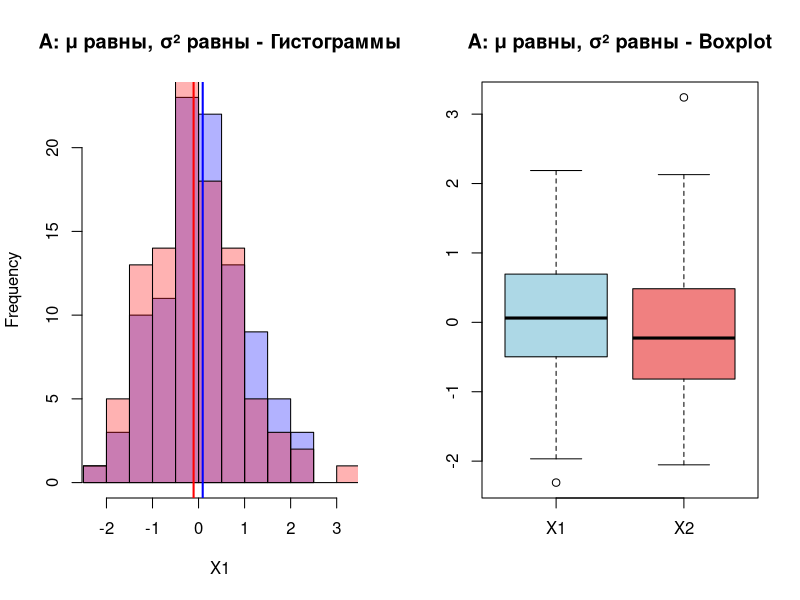
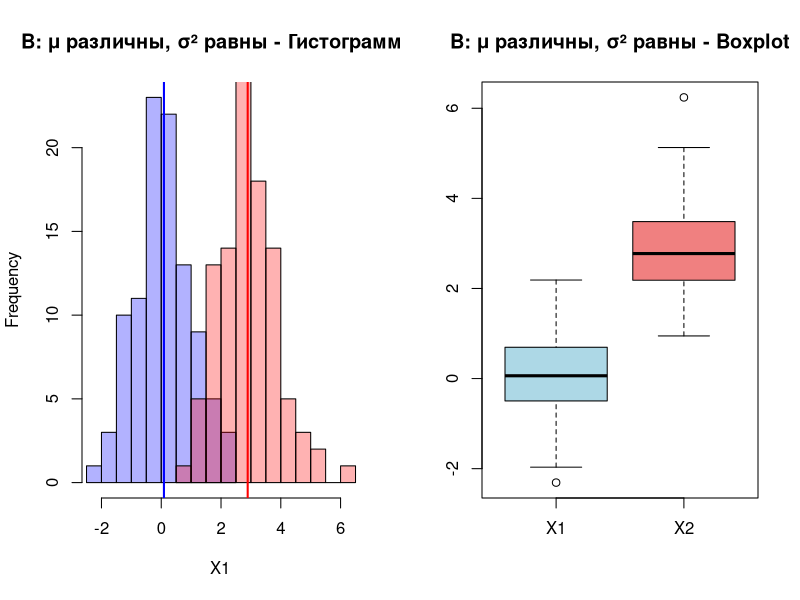
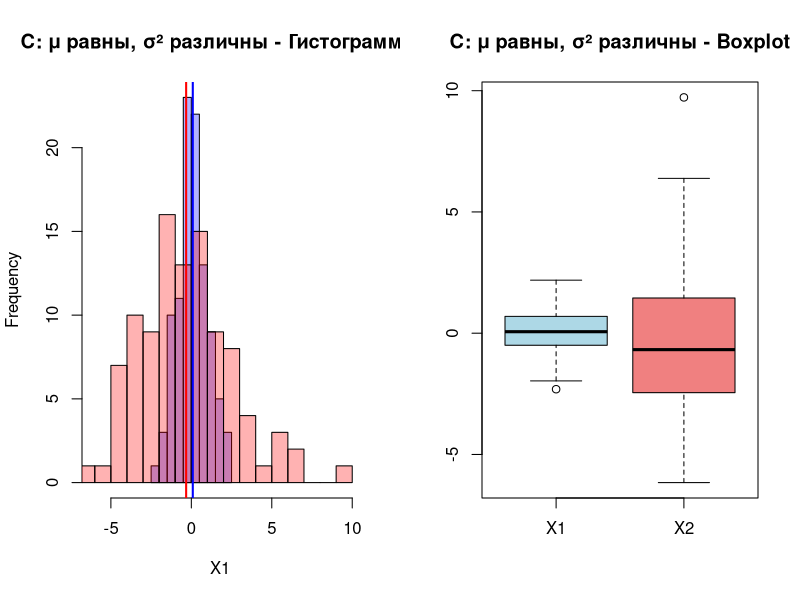
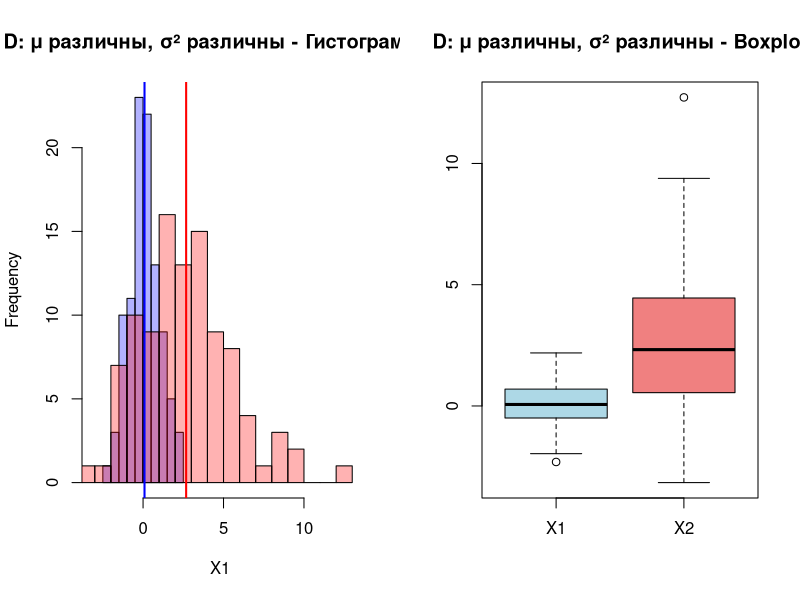

Reproduce these figures in R, in order.
# Функция для анализа одной ситуации
analyze_situation <- function(mean1, mean2, sd1, sd2, title) {
  # Генерация данных
  set.seed(123)
  N <- 100
  X1 <- rnorm(N, mean1, sd1)
  X2 <- rnorm(N, mean2, sd2)
  
  
  p_val_x1 <- shapiro.test(X1)$p.value
  p_val_x2 <- shapiro.test(X2)$p.value
  
  disp <- var.test(X1, X2)$p.value
  
  average <- t.test(X1, X2, var.equal = TRUE)$p.value
  
  cat("Шапиро-Уилк X1: p =", p_val_x1, "\n")
  cat("Шапиро-Уилк X2: p =", p_val_x2, "\n")
  cat("Равенство дисперсий: p =", disp, "\n")
  cat("Равенство средних: p =", average, "\n")
  
  # Графики
  par(mfrow = c(1, 2))
  
  # Гистограммы
  hist(X1, col = rgb(0,0,1,0.3), breaks = 15, 
       xlim = range(c(X1, X2)), main = paste(title, "- Гистограммы"))
  hist(X2, col = rgb(1,0,0,0.3), breaks = 15, add = TRUE)
  abline(v = mean(X1), col = "blue", lwd = 2)
  abline(v = mean(X2), col = "red", lwd = 2)
  
  # Ящики с усами
  boxplot(X1, X2, names = c("X1", "X2"), 
          main = paste(title, "- Boxplot"), 
          col = c("lightblue", "lightcoral"))
}

#анализ всех ситуаций
analyze_situation(0, 0, 1, 1, "A: μ равны, σ² равны")
analyze_situation(0, 3, 1, 1, "B: μ различны, σ² равны")
analyze_situation(0, 0, 1, 3, "C: μ равны, σ² различны")
analyze_situation(0, 3, 1, 3, "D: μ различны, σ² различны")
